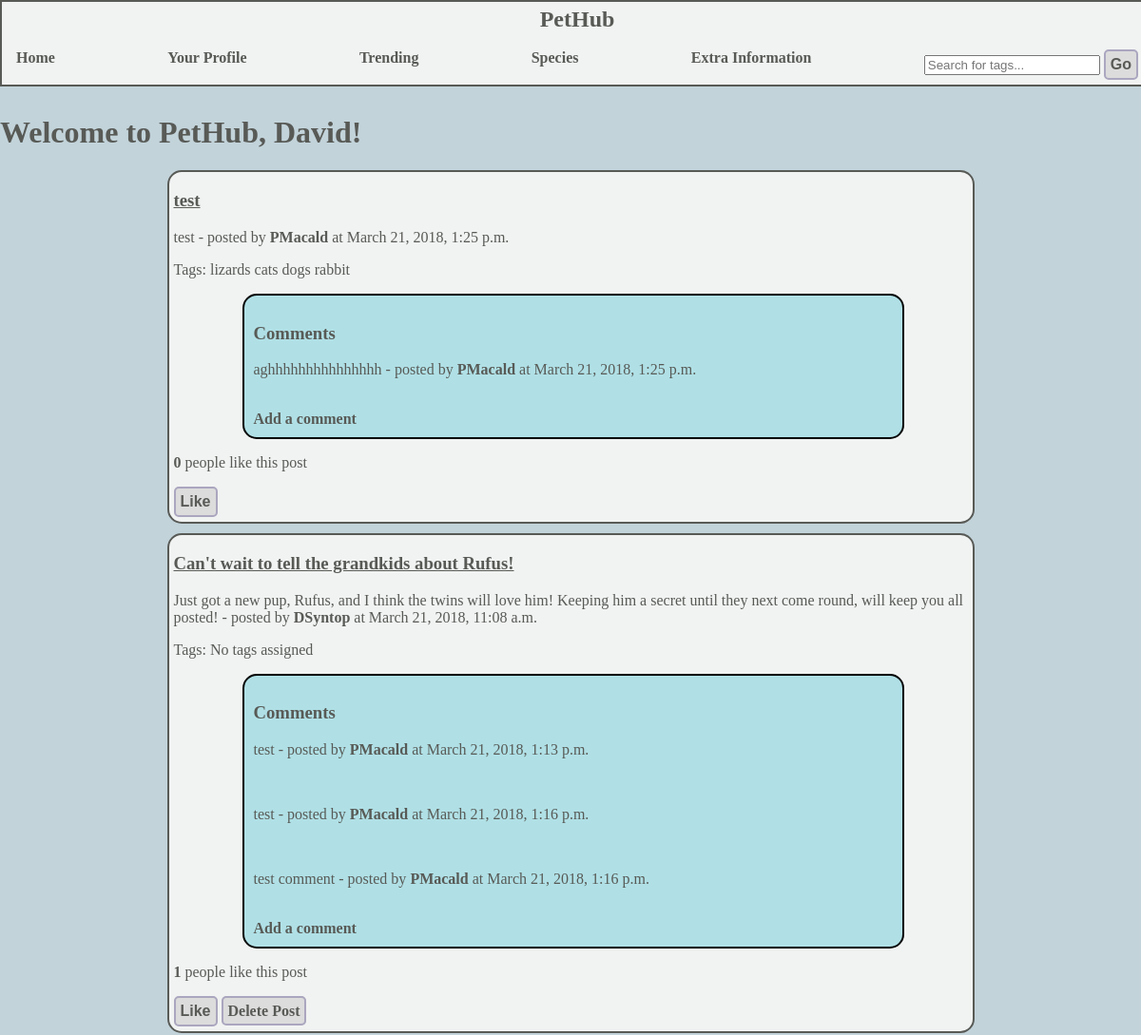
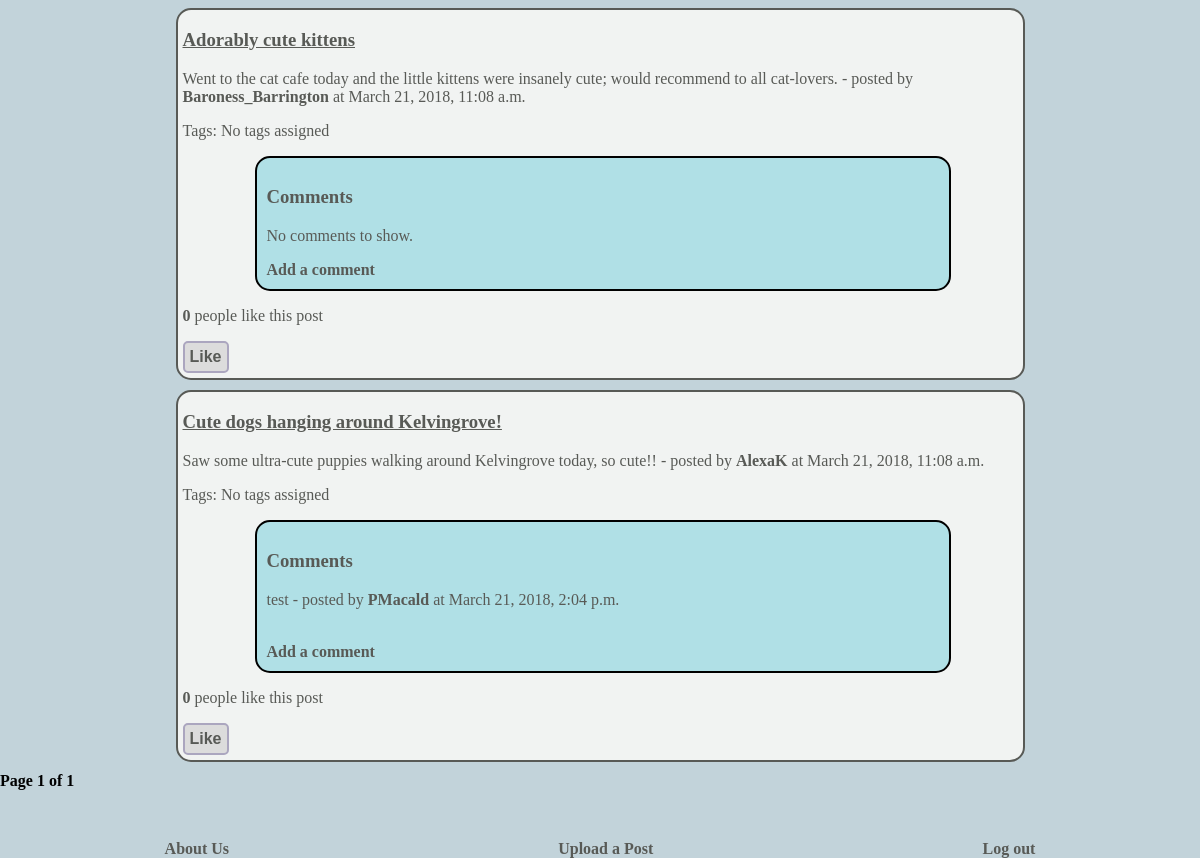
The app's page /?page=2 (signed in), older data (2 pictures, top to bottom).
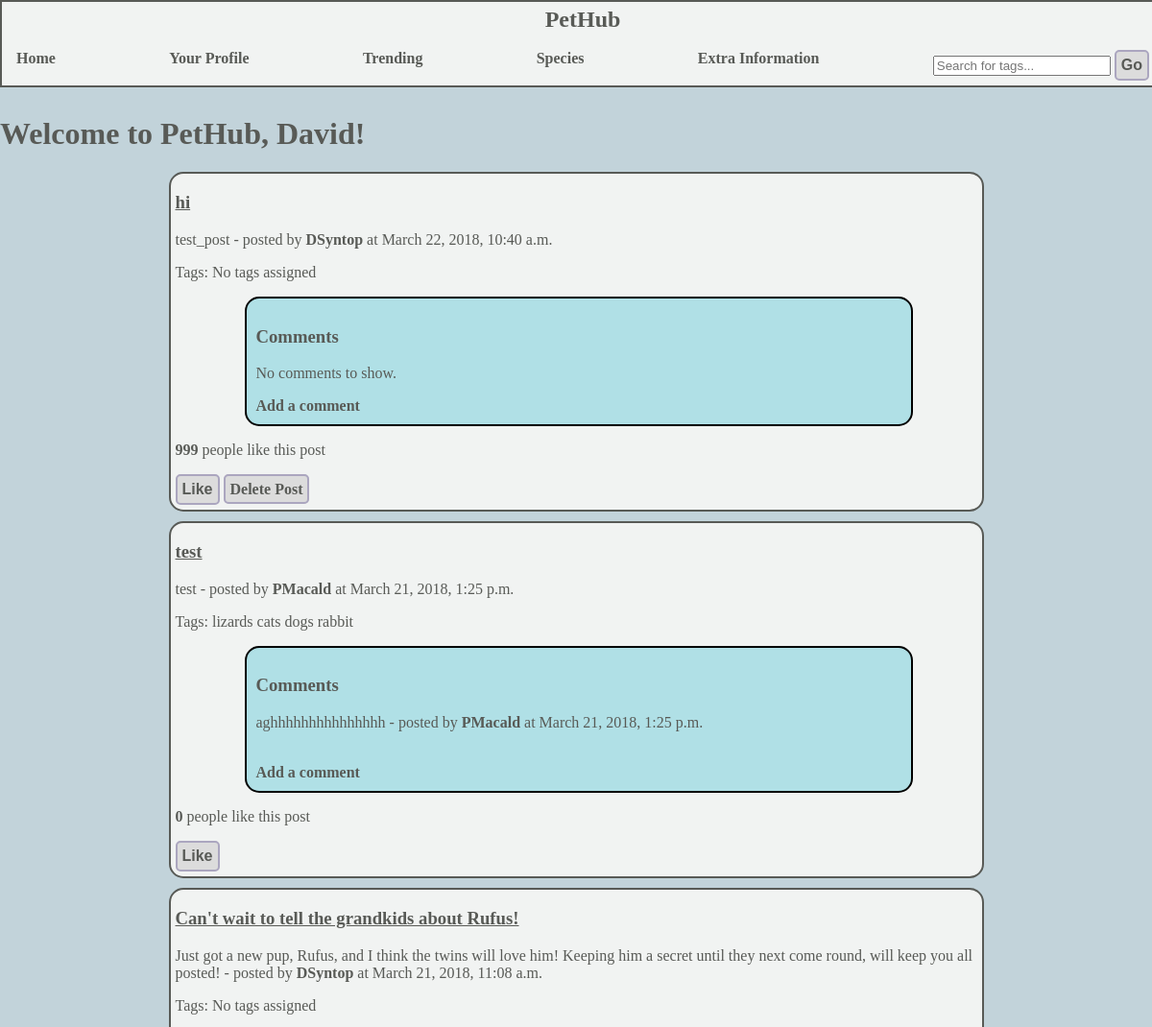
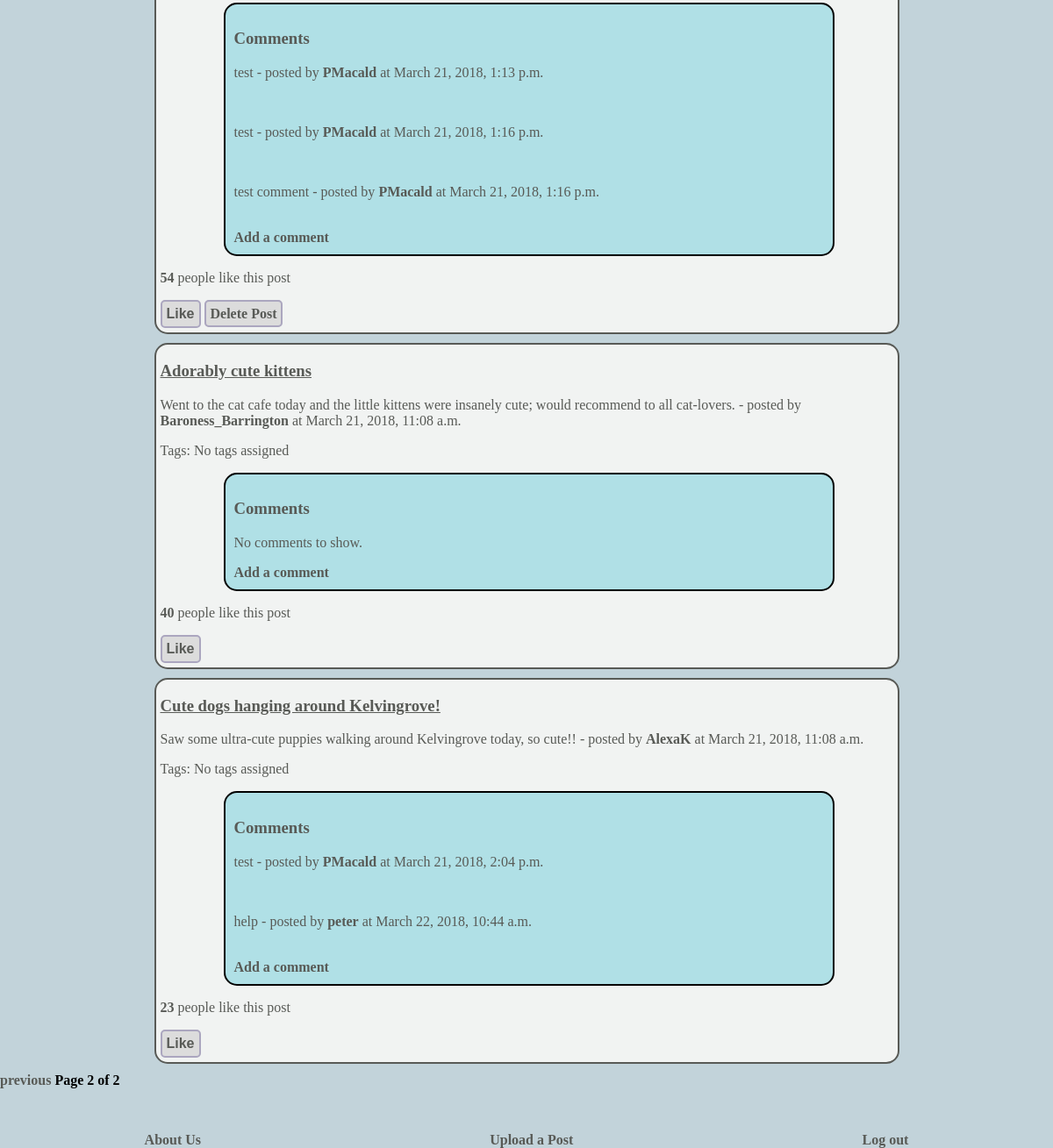
The same page, newer data (2 pictures, top to bottom).
### pethub/models.py (models this page shows, shortened)
class Post(models.Model):
    title = models.CharField(max_length=100, default="")
    likes = models.IntegerField(default=0)
    liked_users =  models.ManyToManyField(User, related_name="liked",default=None)
    description = models.CharField(max_length=300,default="")
    picture = models.ImageField(upload_to="post_images",blank=True)
    upload_date = models.DateTimeField(auto_now_add=True)
    tags = TaggableManager(blank=True)
    user = models.ForeignKey(User, null=True)

class Comment(models.Model):
    comment_text = models.CharField(max_length=100, default="")
    upload_date = models.DateTimeField(auto_now_add=True)
    user = models.ForeignKey(User, null=True)
    post = models.ForeignKey(Post, null=True, related_name = "comments")

### pethub/views.py (the view)
# urls.py: url(r'^$', views.index, name='index'),
@login_required
def index(request):
    posts = Post.objects.order_by('-upload_date')
    post_list = paginate(posts, request)
    response = render(request, 'pethub/index.html', {'post_list' : post_list})
    return response

### pethub/views.py (called while the page is built)
def paginate(posts, request):
    paginator = Paginator(posts,20)
    page = request.GET.get('page')
    try:
        post_list = paginator.page(page)
    except PageNotAnInteger:
        post_list = paginator.page(1)
    except EmptyPage:
        post_list = paginator.page(paginator.num_pages)
    return post_list

### templates/pethub/index.html (shortened to what this page needs)
{% extends "pethub/base.html" %}
{% load staticfiles %}
{% block body_block %}
	{% if user.first_name %}
		<h1>Welcome to PetHub, {{ user.first_name }}!</h1>
	{% else %}
		<h1>Welcome to PetHub, {{ user.username }}!</h1>
	{% endif %}
{% endblock %}

### templates/pethub/base.html (shortened to what this page needs)
<!DOCTYPE html>
{% load staticfiles %}
<html>
	<head>
			<link rel="stylesheet" type="text/css" href="{% static 'css/styles.css' %}" />
		</head>
		<body>
			<div id="navbar">
				<a href="{% url 'index' %}">
						<h2>PetHub</h2>
				</a>
				<div id="navbarLinks">
					<div>
						<a href="{% url 'index'%}">Home</a>
					</div>
					<div>
					{% if user.is_authenticated %}
						<a href="{% url 'user_profile' %}{{ request.user.username }}">Your Profile</a>
					{% else %}
						<a href="{% url 'login'%}">Log in/Register</a>
					{% endif %}
					</div>
					<div>
						<a href="{% url 'trending'%}">Trending</a>
					</div>
					<div>
						<a href="{% url 'species'%}">Species</a>
					</div>
					<div>
						<a href="{% url 'extra-information'%}">Extra Information</a>
					</div>
					<div>
					<form type="GET" action="{% url 'search' %}">
					  <input placeholder="Search for tags..." type="text" name="search_term">
					  <button id="search_submit" type="submit" >Go</button>
					</form>
				</div>
				</div>
			</div>
	<div class="main">
	{% block body_block %}
	{% endblock %}
	{% if post_list %}
		{% for post in post_list %}
			<div class="post_container">
				<div class="post_title">
					<h3>{{post.title}}</h3>
				</div>
			<div class="post_description"/>
				<p>{{post.description}} - posted by <a href="{% url 'user_profile' %}{{ post.user.username }}">{{post.user.username}}</a> at {{post.upload_date}}</p>
			</div>
			<div class="post_tags">
				<p>Tags:
								{% if not post.tags.all %}
									No tags assigned
								{% else %}
									{% for tag in post.tags.all %}
											{{ tag.name }}
									{% endfor %}
								{% endif %}
				</p>
			</div>
					<div class="comments_container">
					<h3>Comments</h3>
						{% if post.comments.all %}
							{% for comment in post.comments.all %}
								<p>{{comment.comment_text}} - posted by <a href="{% url 'user_profile' %}{{ comment.user.username }}">{{comment.user.username}}</a> at {{comment.upload_date}}</p></br>
							{% endfor %}
						{% else %}
							<p>No comments to show.</p>
						{% endif %}
						<a href="{% url 'add_comment' %}{{ post.id }}">Add a comment</a>
					</div>
					<div class="post_likes">
						<p>
							<strong class="like_count" data-postid="{{post.id}}">{{post.likes}}</strong> people like this post
						</p>
					</div>
						{% if user.is_authenticated %}
							<button class="likes-button" data-postid="{{post.id}}"
																	class="btn btn-primary btn-sm" type="button">Like</button>
						{% endif %}
						{% if request.user == post.user %}
							<a id="delete_link" class="button_link" href="{% url 'delete_post' post.id %}">Delete Post</a>
						{% endif %}
					</div>
		{% endfor %}
		<div class="pages_holder">
			{% if post_list.has_previous %}
				<a href="?page={{ post_list.previous_page_number }}">previous</a>
			{% endif %}
			<strong>Page {{ post_list.number }} of {{ post_list.paginator.num_pages }}</strong>
		</div>
	{% endif %}
			<div id="bottomBarContainer">
				<div>
					<a href="{% url 'about-us'%}" >About Us </a>
				</div>
			{% if user.is_authenticated %}
				<div>
					<a href="{% url 'post-upload'%}" >Upload a Post</a>
				</div>
				<div>
					<a href="{% url 'logout'%}" >Log out</a>
				</div>
			{% endif %}
			</div>
		</body>
	</html>

### static/css/styles.css (style rules this page uses)
body { background-color: #C2D3DA; margin: 0; }
#navbar { background-color: #F1F3F2; width: 100%; margin: 0 auto; border-style: solid; border-width: 2px; border-color: #585A56; position: relative; padding: 5px; }
p { font-family: Verdana; font-size: 16; color: #585A56; }
h1 { font-family: Verdana; color: #585A56; }
h2 { font-family: Verdana; color: #585A56; }
h3 { font-family: Verdana; color: #585A56; }
#navbar h2 { text-align: center; font-family: Verdana; margin: 0; color: #585A56; }
h1 { color: #585A56; }
#navbarLinks { display: flex; justify-content: space-between; padding-left: 10px; padding-right: 10px; }
.main { margin-top: 30px; }
a { font-family: Verdana; font-size: 20; text-decoration: none; color: #585A56; font-weight: bolder; }
#bottomBarContainer { display: flex; justify-content: space-between; margin-top: 50px; clear: both; }
#bottomBarContainer div { display: inline-block; margin: 0 auto; }
.post_container { position: relative; width: 70%; border-style: solid; border-width: 2px; border-color: #585A56; margin: 0 auto; padding-left: 5px; padding-bottom: 5px; margin-bottom: 10px; border-radius: 15px; background-color: #F1F3F2; }
.post_title h3 { text-decoration: underline; color: #585A56; }
.post_description { font-family: Verdana; font-size: 16; color: #585A56; }
.post_tags { font-size: 14; font-family: Verdana; color: #585A56; }
.comments_container { width: 80%; background-color: #b0e0e6; border-style: solid; border-width: 2px; border-radius: 15px; margin: 0 auto; padding: 10px; }
.button_link { border-color: #ABA6BF; border-style: solid; border-width: 2px; border-radius: 5px; padding: 5px; background-color: #DCDCDC; }
button { border-color: #ABA6BF; border-style: solid; border-width: 2px; border-radius: 5px; padding: 5px; background-color: #DCDCDC; text-align: centre; color: #585A56; font-size: 16px; font-weight: bolder; }

Row changes from the older to the newer data that the page shows:
added Post: title "hi", description "test_post", user.username "DSyntop", upload_date "March 22, 2018, 10:40 a.m.", shows "No tags assigned", shows "No comments to show.", likes "999", shows "Delete Post"
changed Post "Can't wait to tell the grandkids about Rufus!": likes "1" → "54"
changed Post "Adorably cute kittens": likes "0" → "40"
changed Post "Cute dogs hanging around Kelvingrove!": likes "0" → "23"
added Comment: comment_text "help", user.username "peter", upload_date "March 22, 2018, 10:44 a.m.", shown under Post "Cute dogs hanging around Kelvingrove!"
Text that changed along with them:
{{ post_list.number }}: "1" → "2"
{{ post_list.paginator.num_pages }}: "1" → "2"
text now shown: "previous"
